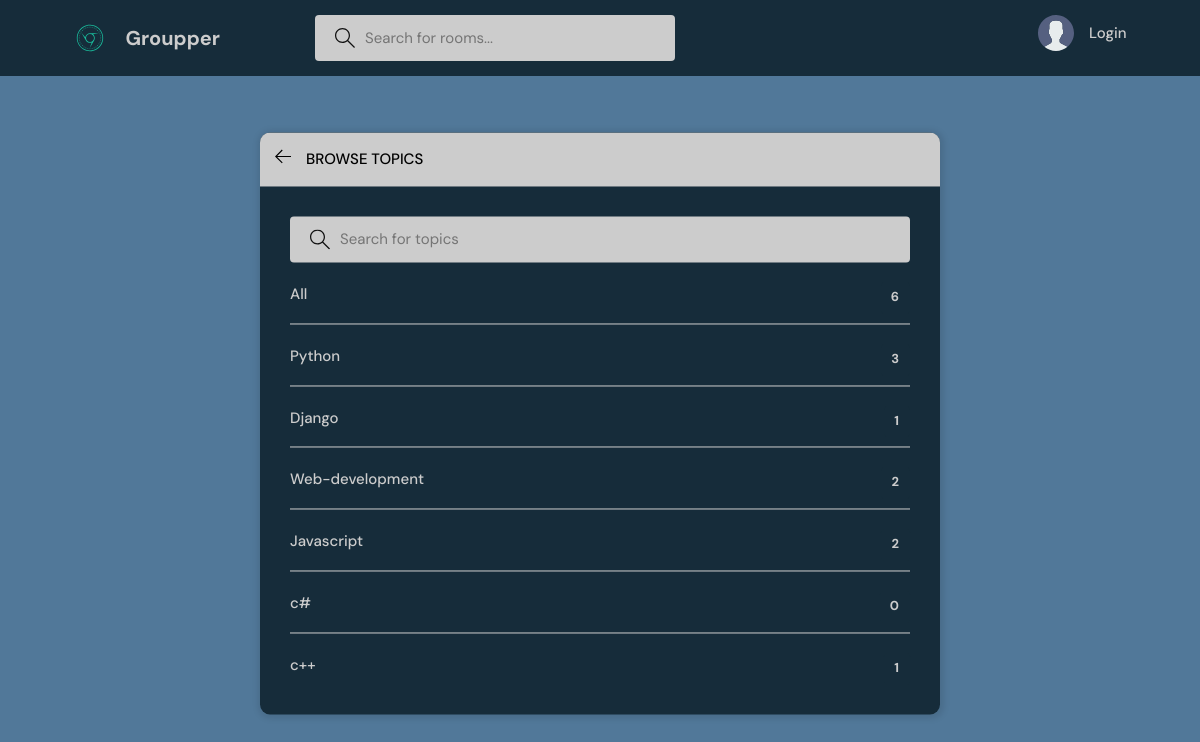
/topics/, run on an earlier commit of the app's database.
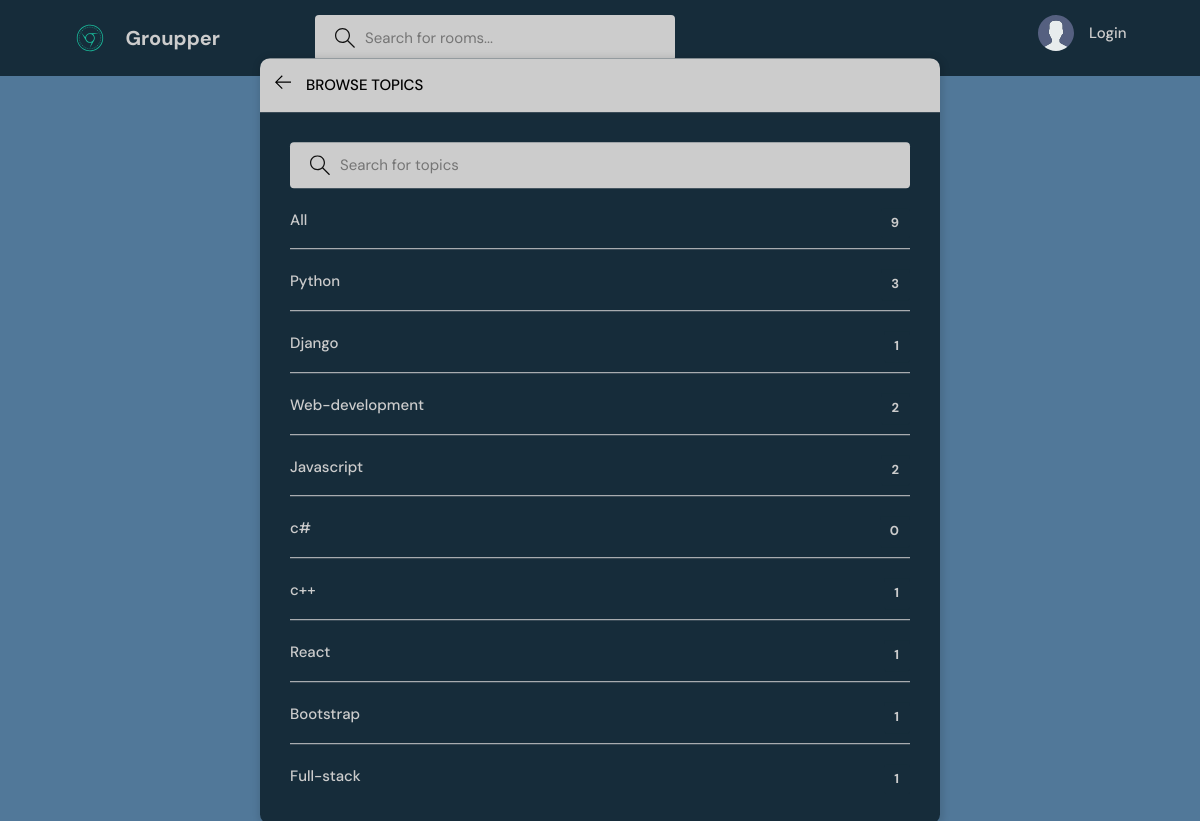
And on a later commit of the database.
### base/models.py (models this page shows, shortened)
class Topic(models.Model):
    name= models.CharField(max_length=200)

### base/views.py (the view)
# urls.py: path('topics/' , views.topicsPage, name="topics"),
def topicsPage(request):
    q = request.GET.get('q') if request.GET.get('q') != None  else ''
    topics = Topic.objects.filter(name__icontains=q)
    return render (request, 'base/topics.html' , {'topics':topics} )

### base/templates/base/topics.html (shortened to what this page needs)
{% extends 'main.html' %}
{% block content %}
<main class="create-room layout">
  <div class="container">
    <div class="layout__box">
      <div class="layout__boxHeader">
        <div class="layout__boxTitle">
          <a href="{% url 'home' %}">
            <svg version="1.1" xmlns="http://www.w3.org/2000/svg" width="32" height="32" viewBox="0 0 32 32">
              <title>arrow-left</title>
              <path
                d="M13.723 2.286l-13.723 13.714 13.719 13.714 1.616-1.611-10.96-10.96h27.625v-2.286h-27.625l10.965-10.965-1.616-1.607z">
              </path>
            </svg>
          </a>
          <h3>Browse Topics</h3>
        </div>
      </div>
      <div class="topics-page layout__body">
        <form action="" method="GET" class="header__search">
          <label>
            <input name="q" placeholder="Search for topics" />
          </label>
        </form>
        <ul class="topics__list">
          <li>
            <a href="{% url 'topics' %}" class="active">All <span>{{topics.count}}</span></a>
          </li>
          {% for topic in topics %}
          <li>
            <a href="{% url 'home' %}?q={{topic.name}}">{{ topic.name }} <span>{{topic.room_set.all.count}}</span></a>
          </li>
          {% endfor %}
        </ul>
      </div>
    </div>
  </div>
</main>
{% endblock content %}

What changed in the data, as far as the page shows it:
added Topic: name "React", room_set.all.count "1"
added Topic: name "Bootstrap", room_set.all.count "1"
added Topic: name "Full-stack", room_set.all.count "1"
Also different on the page:
{{ topics.count }}: "6" → "9"
